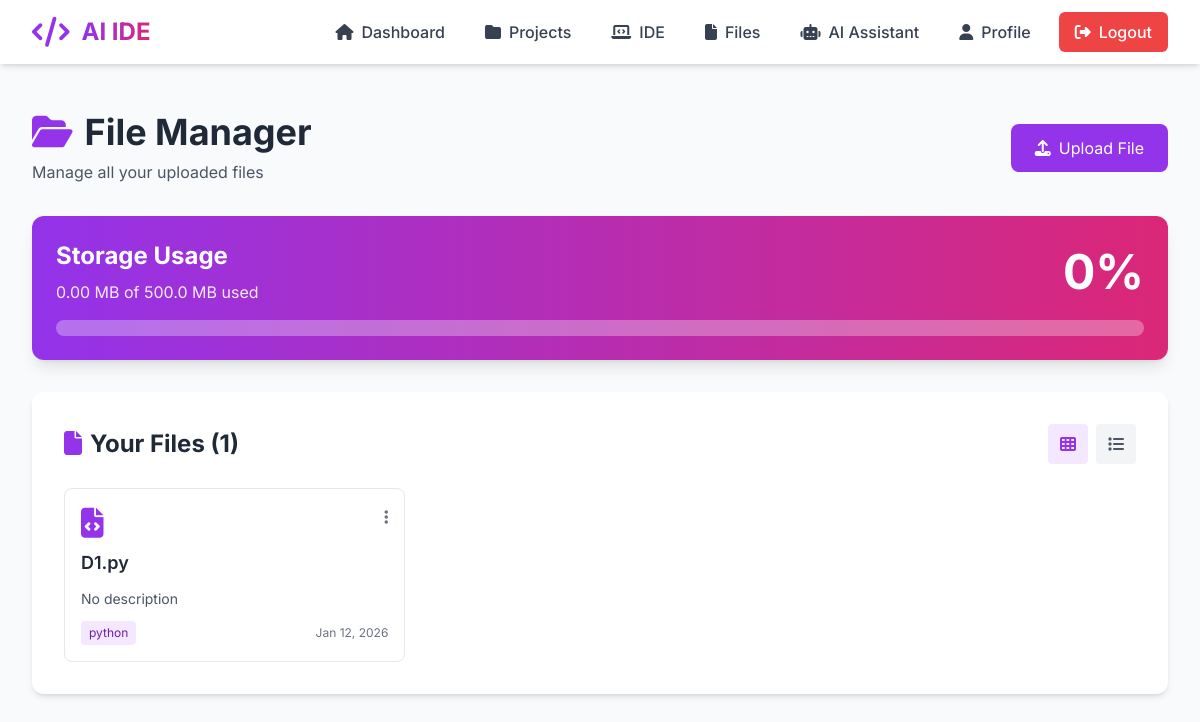
The page /files (signed in) on the database its author committed.
### app.py (models this page shows, shortened)
class User(db.Model):
    id = db.Column(db.Integer, primary_key=True)
    username = db.Column(db.String(80), unique=True, nullable=False)
    password = db.Column(db.String(255), nullable=False)
    linkedin_url = db.Column(db.String(200), nullable=True)
    storage_used = db.Column(db.Float, default=0.0)  # Current usage in MB
    max_storage_mb = db.Column(db.Float, default=500.0)  # 500 MB limit per user
    created_at = db.Column(db.DateTime, default=datetime.utcnow)
    projects = db.relationship('Project', backref='owner', lazy=True, cascade='all, delete-orphan')
    files = db.relationship('FileDetails', backref='user', lazy=True, cascade='all, delete-orphan')

class FileDetails(db.Model):
    id = db.Column(db.Integer, primary_key=True)
    user_id = db.Column(db.Integer, db.ForeignKey('user.id'), nullable=False)
    project_id = db.Column(db.Integer, db.ForeignKey('project.id'), nullable=True)
    filename = db.Column(db.String(255), nullable=False)
    description = db.Column(db.String(500), nullable=True)
    language = db.Column(db.String(50), nullable=False)
    content = db.Column(db.Text, nullable=True)  # Store file content
    cloudinary_url = db.Column(db.String(500), nullable=True)  # Cloud storage URL
    created_at = db.Column(db.DateTime, default=datetime.utcnow)
    last_updated = db.Column(db.DateTime, default=datetime.utcnow, onupdate=datetime.utcnow)

### app.py (the view)
@app.route('/files')
@login_required
def file_manager():
    user = get_current_user()
    files = FileDetails.query.filter_by(user_id=user.id).order_by(FileDetails.last_updated.desc()).all()
    return render_template('file_manager.html', user=user, files=files) # done

### app.py (called while the page is built)
def login_required(fn):
    @wraps(fn)
    def wrapper(*args, **kwargs):
        if "user_id" not in session:
            flash("Please log in to access this page.", "warning")
            return redirect(url_for("login"))
        return fn(*args, **kwargs)
    return wrapper

def get_current_user():
    if "user_id" in session:
        return User.query.get(session["user_id"])
    return None

### Templates/file_manager.html (shortened to what this page needs)
{% extends "base.html" %}
{% block content %}
<div class="min-h-screen bg-gray-50 py-12">
    <div class="max-w-7xl mx-auto px-4 sm:px-6 lg:px-8">
        <div class="flex items-center justify-between mb-8 animate-fade-in">
            <div>
                <h1 class="text-4xl font-bold text-gray-800 mb-2">
                    <i class="fas fa-folder-open text-purple-600 mr-3"></i>File Manager
                </h1>
                <p class="text-gray-600">Manage all your uploaded files</p>
            </div>
            <a href="/file/upload" class="bg-purple-600 text-white px-6 py-3 rounded-lg hover:bg-purple-700 transition">
                <i class="fas fa-upload mr-2"></i>Upload File
            </a>
        </div>
        <div class="bg-gradient-to-r from-purple-600 to-pink-600 rounded-xl shadow-lg p-6 text-white mb-8 animate-fade-in" style="animation-delay: 0.1s">
            <div class="flex items-center justify-between mb-4">
                <div>
                    <h2 class="text-2xl font-bold mb-2">Storage Usage</h2>
                    <p class="opacity-90">{{ "%.2f"|format(user.storage_used) }} MB of {{ user.max_storage_mb }} MB used</p>
                </div>
                <div class="text-right">
                    <p class="text-5xl font-bold">{{ "%.0f"|format((user.storage_used / user.max_storage_mb) * 100) }}%</p>
                </div>
            </div>
            <div class="w-full bg-white bg-opacity-30 rounded-full h-4">
            </div>
        </div>
        <div class="bg-white rounded-xl shadow-md p-8 animate-fade-in" style="animation-delay: 0.2s">
            <div class="mb-6">
                <div class="flex items-center justify-between mb-4">
                    <h2 class="text-2xl font-bold text-gray-800">
                        <i class="fas fa-file mr-2 text-purple-600"></i>Your Files ({{ files|length }})
                    </h2>
                    <div class="flex space-x-2">
                        <button onclick="viewMode('grid')" id="grid-view" class="px-3 py-2 bg-purple-100 text-purple-600 rounded">
                            <i class="fas fa-th"></i>
                        </button>
                        <button onclick="viewMode('list')" id="list-view" class="px-3 py-2 bg-gray-100 text-gray-600 rounded">
                            <i class="fas fa-list"></i>
                        </button>
                    </div>
                </div>
            </div>
            {% if files %}
            <div id="files-container" class="grid grid-cols-1 md:grid-cols-2 lg:grid-cols-3 gap-6">
                {% for file in files %}
                <div class="border border-gray-200 rounded-lg p-4 hover:shadow-lg transition hover-lift">
                    <div class="flex items-start justify-between mb-3">
                        <div class="flex-1">
                            <i class="fas fa-file-code text-3xl text-purple-600 mb-2"></i>
                            <h3 class="text-lg font-semibold text-gray-800 truncate">{{ file.filename }}</h3>
                        </div>
                        <div class="relative">
                            <button onclick="toggleMenu({{ file.id }})" class="text-gray-500 hover:text-gray-700">
                                <i class="fas fa-ellipsis-v"></i>
                            </button>
                        </div>
                    </div>
                    <p class="text-gray-600 text-sm mb-3">
                        {{ file.description[:80] if file.description else 'No description' }}
                    </p>
                    <div class="flex items-center justify-between text-xs">
                        <span class="bg-purple-100 text-purple-800 px-2 py-1 rounded">{{ file.language }}</span>
                        <span class="text-gray-500">{{ file.last_updated.strftime('%b %d, %Y') }}</span>
                    </div>
                </div>
                {% endfor %}
            </div>
            {% endif %}
        </div>
    </div>
</div>
{% endblock %}

### Templates/base.html (style rules this page uses)
* { font-family: 'Inter', sans-serif; }
.hover-lift { transition: transform 0.3s ease, box-shadow 0.3s ease; }
.animate-fade-in { animation: fadeIn 0.5s ease-in; }

### rows shown on the page
User: storage_used "0.00", max_storage_mb "500.0", (user.storage_used/user.max_storage_mb)*100 "0"
FileDetails: filename "D1.py", description "No description", language "python", last_updated "Jan 12, 2026"

### other values the page prints
{{ files|length }} "1"
